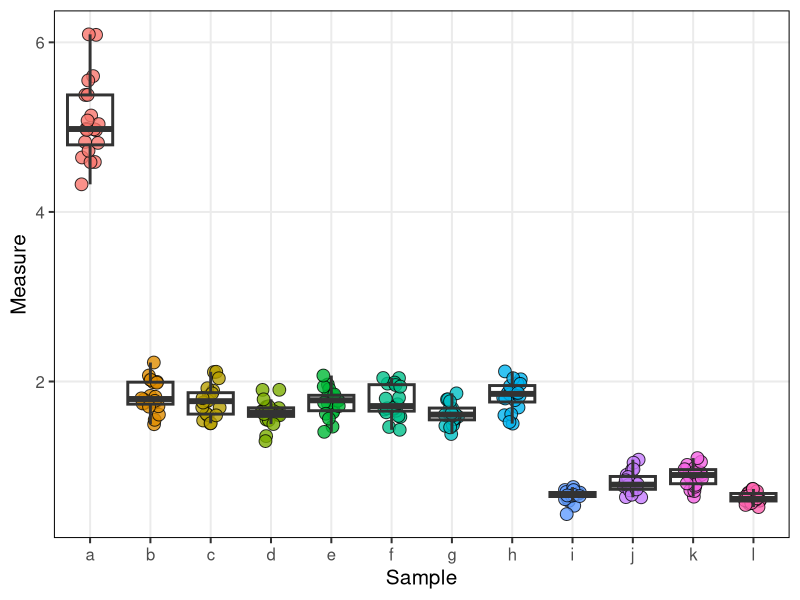

This figure's R source:
#+++++++++++++++++++++++++++++++++++++++++++++++++++++++++++++++++++++++++++++++
#
#
# FileName:
# Description:
#
#
# Reference:
#          # wresch.github.io/2014/05/22/aligning-ggplo2-graphs.html
#          # stackoverflow.com/questions/31630045/understanding-boxplot-with-jitter
#
#+++++++++++++++++++++++++++++++++++++++++++++++++++++++++++++++++++++++++++++++
# Miguel P. Xochicale [http://mxochicale.github.io]
# Doctoral Researcher in Human-Robot Interaction
# University of Birmingham, U.K. (2014-2018)
#+++++++++++++++++++++++++++++++++++++++++++++++++++++++++++++++++++++++++++++++
#
#
#

library(ggplot2)
library(gtable)
library(grid)
library(data.table)


# Synthetic DataTable
mv <- sqrt( c(25, runif(7,2.5,3.5), runif(4,0,1)))
mn <- length(mv)
ms <- letters[1:mn]

dt <- NULL
for (i in 1:20){
  dt <- rbind(dt,
              data.table( sample=ms, val=(mv+ rnorm(mn,0,0.1*mv) ) ) 
              )
}
summary(dt)


# #BoxPlot V0
# p.box <- ggplot(dt)+
#   geom_boxplot( aes(sample, val, fill=sample) )+
#   geom_jitter(aes(sample, val, fill=sample),
#               position=position_jitter(width=0.1, height=0),
#               color="blue",
#               alpha=0.2,
#               size=2
#                 )+
#   scale_fill_brewer(palette="Set3")+
#   labs(x= "Sample", y="Measure")+
#   theme_bw(15)+
#   theme(panel.grid.minor= element_blank(),
#         panel.border=element_rect(color="black"),
#         legend.position="none")
# p.box

#BoxPlot V1
p.box <-  ggplot(dt, aes(x=sample, y=val) )+
          geom_point(aes(fill=sample),
                    alpha=0.8,
                    size=4,
                    shape=21,
                    position=position_jitter(width=0.15, height=0)  )+
         geom_boxplot(lwd=1,outlier.colour=NA, fill=NA)+
        labs(x= "Sample", y="Measure")+
         theme_bw(15)+
         theme(panel.grid.minor= element_blank(),
               panel.border=element_rect(color="black"),
               legend.position="none")

p.box


# tiff("jittering.tiff", height=1000, width=2000, units="px", res=200)
# print(p.box)
# dev.off()
